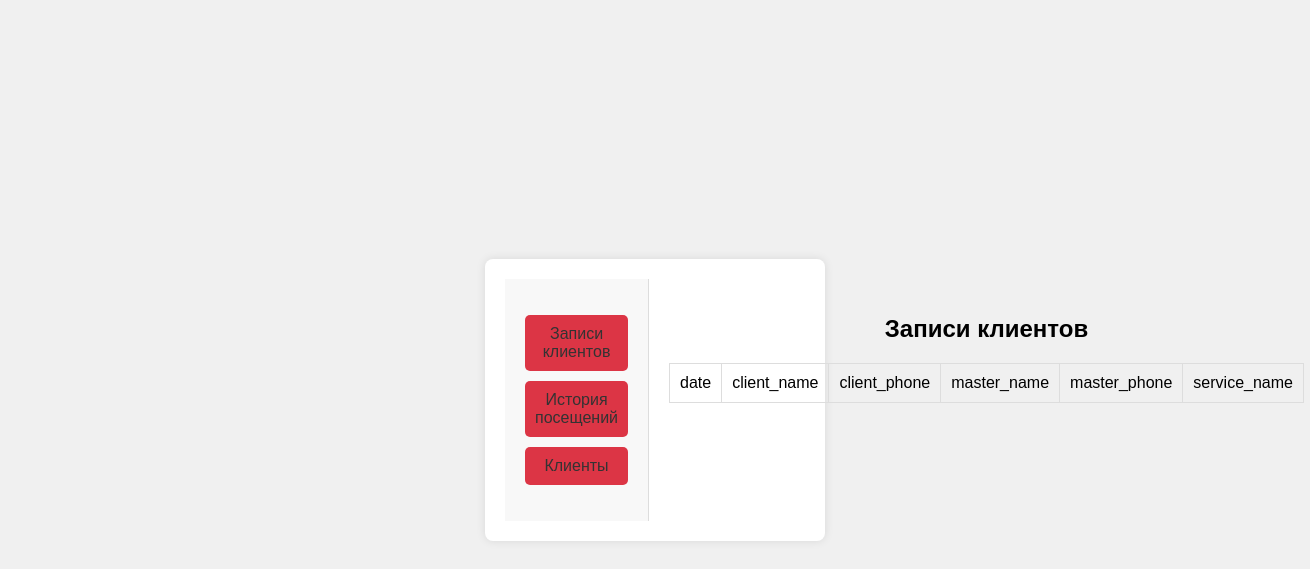
Page /admin/appointments/1 on the earlier database version.
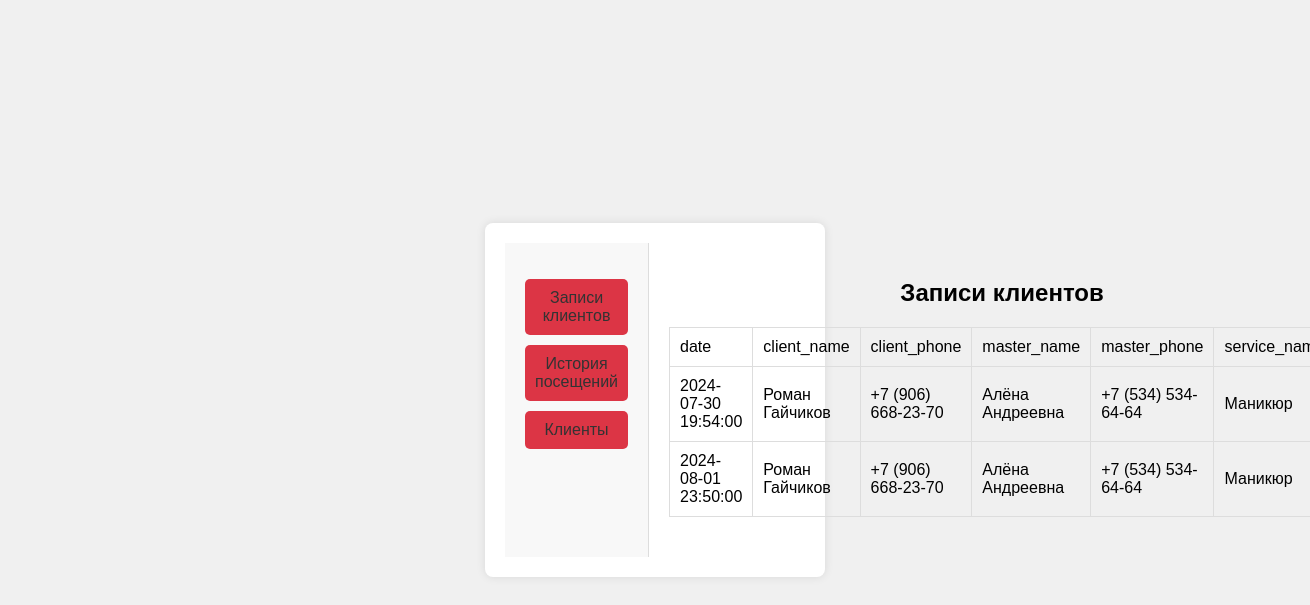
Same page on the later database version.
### models/Appointment.py (models this page shows)
class Appointment(Base):
    __tablename__ = "appointments"
    id = Column(Integer, primary_key=True, autoincrement=True)
    client_id = Column(Integer, ForeignKey('clients.id', ondelete='CASCADE'))
    master_id = Column(Integer, ForeignKey('masters.id', ondelete='CASCADE'))
    service_id = Column(Integer, ForeignKey('services.id', ondelete='CASCADE'))
    date = Column(DateTime, default=datetime.now)
    client = relationship("Client", backref="appointments")
    master = relationship("Master", backref="appointments")
    service = relationship("Service", backref="appointments")

### models/Client.py (models this page shows)
class Client(Base):
    __tablename__='clients'
    id=Column(Integer,primary_key=True,autoincrement=True)
    name=Column(String)
    email=Column(String,nullable=True)
    phone=Column(String)
    avatar=Column(String,nullable=True)
    comment=Column(String,nullable=True,default="Отсутствует")
    master_id=Column(Integer,ForeignKey('masters.id', ondelete='SET NULL'))
    master= relationship('Master',back_populates='clients')
    record = relationship('Record',back_populates='client')

### models/Master.py (models this page shows)
class Master(Base):
    __tablename__="masters"
    id=Column(Integer,primary_key=True,autoincrement=True)
    name=Column(String)
    phone=Column(String)
    rate=Column(Integer)
    clients= relationship('Client',back_populates='master')
    records=relationship('Record',back_populates='master')

### models/Service.py (models this page shows)
class Service(Base):
    __tablename__="services"
    id=Column(Integer,primary_key=True,autoincrement=True)
    name=Column(String)
    price=Column(Integer)
    revenue_selected_period=Column(Integer,default=0)
    records=relationship('Record',back_populates='service')

### views/admin.py (the view)
@app.route(base_path+"/appointments/<int:admin_id>")
def appointments(admin_id):
    master=get_master(admin_id)
    visits=session.query(Appointment).filter_by(master_id=admin_id).all()
    return custom_render("/appointments",headers=['date','client_name','client_phone','master_name','master_phone','service_name'],appointments=visits,master=master)

### views/admin.py (called while the page is built)
def custom_render(template_name, **kwargs):
    return render_template(base_path + template_name+'.html', **kwargs)

def get_master(id):
     return session.query(Master).filter_by(id=id).first()

### templates/admin/appointments.html
{% extends 'admin/base.html' %}
{% block content %}
<h1>Записи клиентов</h1>
                <table>
                    <thead>
                        <tr>
                            {% for h in headers %}
                               <td>{{h}}</td>
                            {% endfor %}
                        </tr>
                    </thead>
                    <tbody>
                        {% for appointment in appointments %}
                        <tr>
                        <td>{{appointment.date}} </td>
                        <td>{{appointment.client.name}} </td>
                        <td>{{appointment.client.phone}} </td>
                        <td>{{appointment.master.name}} </td>
                        <td>{{appointment.master.phone}} </td>
                        <td>{{appointment.service.name}} </td>
                    </tr>
                     {% endfor %}
                    </tbody>
                </table>
{% endblock%}

### templates/admin/base.html (shortened to what this page needs)
<!DOCTYPE html>
<html lang="en">
<head>
    <link rel="stylesheet" href="{{ url_for('static', filename='css/admin.css')
 }}">
 <link rel="stylesheet" href="{{ url_for('static', filename='css/record.css') }}">
</head>
<body>
    <div class="container">
        <nav class="navbar">
            <ul>
                <li><a href="{{url_for('records',admin_id=master.id)}}">Записи клиентов</a></li>
                <li><a href="{{url_for('appointments',admin_id=master.id)}}">История посещений</a></li>
                <li><a href="{{url_for('admin_clients',admin_id=master.id)}}">Клиенты</a></li>
            </ul>
        </nav>
        <main>
            {% block content %} {% endblock %}
        </main>
  </div>
</body>
</html>

### static/css/admin.css (style rules this page uses)
body { font-family: Arial, sans-serif; margin: 0; padding: 0; }
.container { display: flex; }
.navbar { width: 40%; background-color: #f8f8f8; border-right: 1px solid #ddd; padding: 20px; }
.navbar ul { list-style: none; padding: 0; }
.navbar ul li { margin-bottom: 10px; }
.navbar ul li a { text-decoration: none; color: #333; display: block; padding: 10px; border-radius: 5px; }
main { flex-grow: 1; padding: 20px; }
h1 { font-size: 24px; margin-bottom: 20px; }
table { width: 100%; border-collapse: collapse; margin-bottom: 20px; }
table, th, td { border: 1px solid #ddd; }
th, td { padding: 10px; text-align: left; }

### static/css/record.css (style rules this page uses)
body { font-family: Arial, sans-serif; background-color: #f0f0f0; display: flex; justify-content: center; align-items: center; height: 100vh; margin: 0; }
.container { background-color: white; padding: 20px; border-radius: 8px; box-shadow: 0 0 10px rgba(0, 0, 0, 0.1); width: 300px; text-align: center; }
input[type="submit"], a { background-color: #007BFF; color: white; padding: 10px 20px; text-decoration: none; border: none; border-radius: 4px; cursor: pointer; display: inline-block; }
a { background-color: #dc3545; }

Differences in the rows shown:
added Appointment: date "2024-07-30 19:54:00", client.name "Роман Гайчиков", client.phone "+7 (906) 668-23-70", master.name "Алёна Андреевна", master.phone "+7 (534) 534-64-64", service.name "Маникюр"
added Appointment: date "2024-08-01 23:50:00", client.name "Роман Гайчиков", client.phone "+7 (906) 668-23-70", master.name "Алёна Андреевна", master.phone "+7 (534) 534-64-64", service.name "Маникюр"
